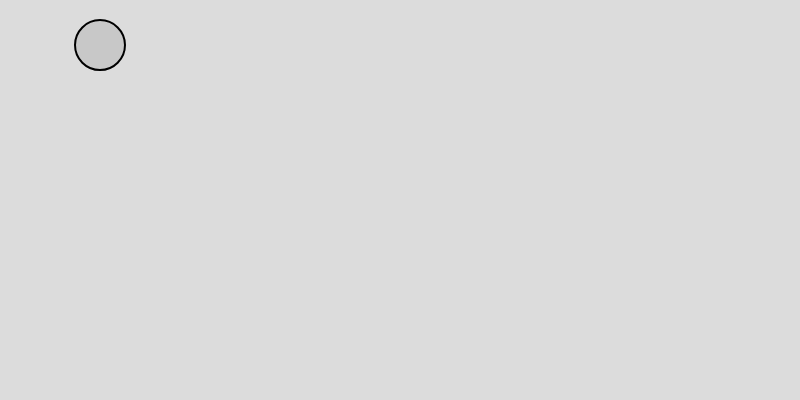
Frame 1 (no input)
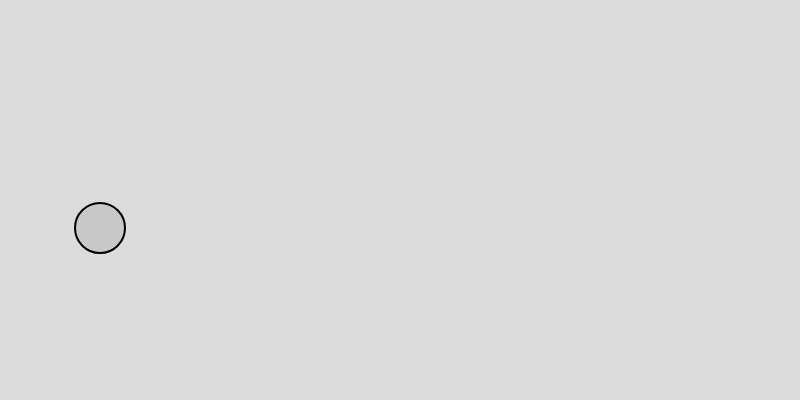
Frame 60 (no input)
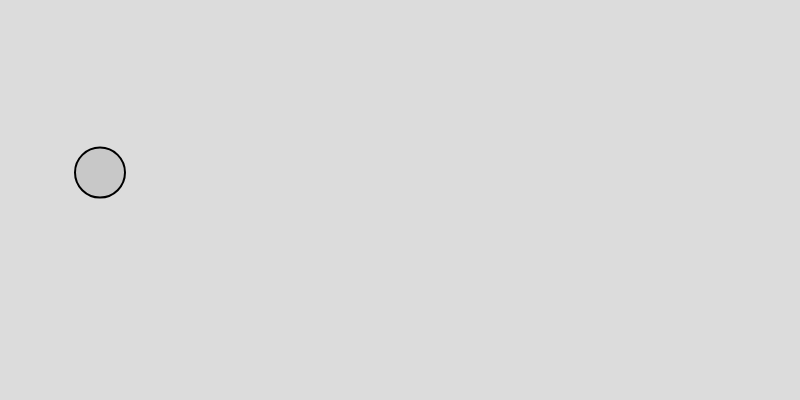
Frame 120 (the mouse pressed at the canvas centre since frame 60)

The p5.js sketch that drew these frames (run headless with seeded random() and noise() and a simulated clock; from frame 60 on, the mouse is pressed at the canvas centre):

// p5.js sketch
// ── sketch.js


let moverA;
let moverB;


function setup() {
  createCanvas(800, 400);
  
  let massA = 1;
  let massB = 2;
  let startingPosA = width/2 - 300;
  let startingPosB = width/2 + 300;
  let diameterA = 50;
  let diameterB = 100;
  
  moverA = new Mover(startingPosA, massA, diameterA);
  moverB = new Mover(startingPosB, massB, diameterB);
}

function draw() {
  background(220);
  
  // apply gravity to moverA and moverB
  let gravity = createVector(0, 0.1);
  // scale gravity by moverA's mass
  let gravityA = p5.Vector.mult(gravity, moverA.mass);
  // scale gravity by moverB's mass
  // let gravityB = p5.Vector.mult(gravity, moverB.mass);
  
  moverA.applyForce(gravityA);
  // moverB.applyForce(gravityB);
  
  // apply windforce to moverA and moverB
//   let windX = map(noise(10), 0, 10, 0.2, 1.3);
//   let windA = createVector(windX, 0);
//   let windB = createVector(windX, 0);
  
//   if (mouseIsPressed){    
//     moverA.applyForce(windA);
//     moverB.applyForce(windB);
//   }
  
  // apply friction when the moves contact the bottom edge:
  let c = 0.1; // coefficient of the friction force
  let normal = 1; // the magnitude of the normal force
  let frictionMag = c*normal; // the magnitude of the friction force
  let friction = moverA.velocity.copy();
  friction.normalize();
  friction.mult(-1);
  friction.setMag(frictionMag);
  if (moverA.isOnGround()){
    moverA.applyForce(friction);
  }
  
  
/*
  // apply a push back force from the edge of the wall
  let distanceThreshold = 30;
  let distanceA = abs(moverA.position.y + moverA.diameter/2 - height);
  let distanceB = abs(moverB.position.y + moverB.diameter/2 - height);
  
  if (distanceA < distanceThreshold){
    let pushbackAX = map(distanceA, 0, distanceThreshold, 0, 2 * moverA.mass);
    let pushbackA = createVector(0, pushbackAX*(-1));
    moverA.applyForce(pushbackA);
    // moverA.velocity.y *= 0.7;
  }
  
  if (distanceB < distanceThreshold){
    let pushbackBX = map(distanceB, 0, distanceThreshold, 0, 2 * moverB.mass);
    let pushbackB = createVector(0, pushbackBX*(-1));
    moverB.applyForce(pushbackB);
    // moverB.velocity.y *= 0.7;
  }
  */
  
  // update moverA and moverB
  moverA.update();
  moverA.show();
  // moverB.update();
  // moverB.show();

  
}


class Mover{
  constructor(startingPosX, mass, diameter){
    this.diameter = diameter;
    this.position = createVector(startingPosX, 20 + this.diameter/2);
    this.velocity = createVector();
    this.acceleration = createVector();
    this.topspeed = 5;
    this.mass = mass
  }
  
  applyForce(force){
    let f = force.copy();
    f.div(this.mass);
    this.acceleration.add(f);
    
  }
  
  update(){
    
    this.velocity.add(this.acceleration);
    // this.velocity.limit(this.topspeed);
    this.position.add(this.velocity);
    
    this.bounce();
    
    //reset accleration
    this.acceleration.mult(0);
  }
  
  isOnGround() {
    return this.position.y + this.diameter / 2 >= height;
  }
  
  bounce(){
    let bounce = 0.9;
    if (this.position.y + this.diameter/2 >= height){
      this.position.y = height-this.diameter/2;
      // simulates the ball losing energy each time it hits the ground.
      this.velocity.y *= -1*bounce;
    }
    
    // if (this.position.x + this.diameter/2 >= width){
    //   this.position.x = width - this.diameter/2;
    //   this.velocity.x *= -1;
    // } else if (this.position.x + this.diameter/2 <= 0){
    //   this.position.x = this.diameter/2;
    //   this.velocity.x *= -1;
    // }
    
  }
  
  show(){
    fill(200);
    stroke(0);
    strokeWeight(2);
    circle(this.position.x, this.position.y, this.diameter);
  }
}
